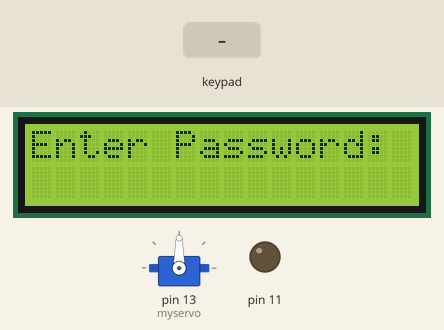
Bench run of a sketch on a simulated Arduino Uno, built with avr-gcc and run on an emulated ATmega328P. Parts: 16×2 character LCD, servo, output pins drawn as LEDs (lit = HIGH). The inputs (shaded band) are chosen by the test bench.

Above: at 6.2 s.
6.3 s: keypad keys 1 2 5 6 pressed 0.4 s apart
At 8.8 s:
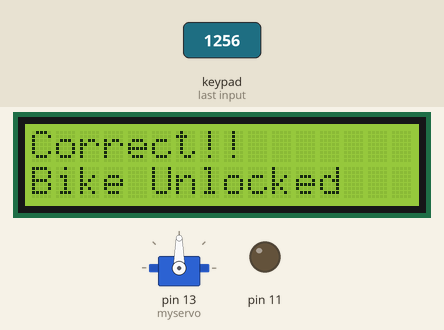
At 12.7 s:
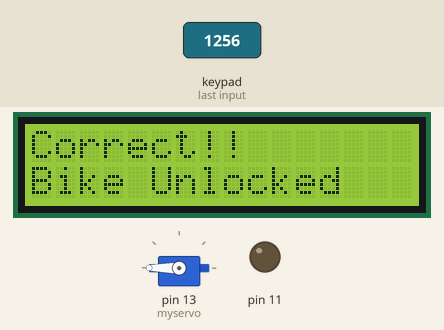
Timing chart, 0 to 25.9 s (numbered marks = the images above; inputs shaded):
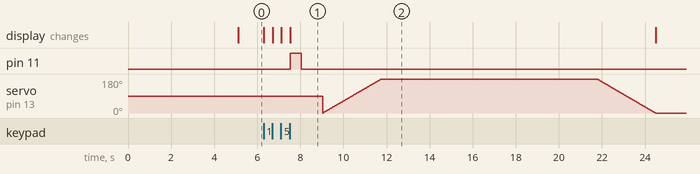

Measured:
- after the input at 6.3 s, pin 11: LOW → HIGH after 1.2 s, → LOW 0.50 s later; the display: first changes at once (image 1 shows a later state)

The sketch:

Keypad_Security_Lock_For_Bike.ino
```cpp
 // Include Arduino Wire library for I2C
#include <Wire.h>
// Include LCD display library for I2C
#include <LiquidCrystal_I2C.h>
// Include Keypad library
#include <Keypad.h>
// Include Servo Motor library
#include <Servo.h>

// create servo object to control a servo
Servo myservo;
// Length of password + 1 for null character
#define Password_Length 5
// Character to hold password input
char Data[Password_Length];
// Password
char Master[Password_Length] = "1256";

// variable to store the servo position
int pos = 0;

// Counter for character entries
byte data_count = 0;

// Character to hold key input
char customKey;

// Constants for row and column sizes
const byte ROWS = 4;
const byte COLS = 3;

// Array to represent keys on keypad
char hexaKeys[ROWS][COLS] = {
  {'1', '2', '3'},
  {'4', '5', '6'},
  {'7', '8', '9'},
  {'*', '0', '#'}
};

// Connections to Arduino
byte rowPins[ROWS] = {9, 8, 7, 6};
byte colPins[COLS] = {5, 4, 3};

// Create keypad object
Keypad customKeypad = Keypad(makeKeymap(hexaKeys), rowPins, colPins, ROWS, COLS);

// Create LCD object
LiquidCrystal_I2C lcd(0x3F, 16, 2);

void setup() {
  // Setup LCD with backlight and initialize
  lcd.backlight();
  lcd.init();
  lcd.print("Bike Rentals");
  lcd.setCursor(0, 1);
  lcd.print("Security Lock");
  delay(5000);
  lcd.clear();
  // Initialize the Buzzer Pin
  pinMode(11, OUTPUT);

 // attaches the servo on pin 13 to the servo object
   myservo.attach(13);
}
void ServoOpen() {
    for (pos = 0; pos <= 180; pos += 1) { // goes from 0 degrees to 180 degrees
    // in steps of 1 degree
    myservo.write(pos);              // tell servo to go to position in variable 'pos'
    delay(15);                       // waits 15 ms for the servo to reach the position
  }
}

void ServoClose() {
    for (pos = 180; pos >= 0; pos -= 1) { // goes from 180 degrees to 0 degrees
    myservo.write(pos);              // tell servo to go to position in variable 'pos'
    delay(15);                       // waits 15 ms for the servo to reach the position
    }
}


void loop() {

  // Initialize LCD and print
  lcd.setCursor(0, 0);
  lcd.print("Enter Password:");

  // Look for keypress
  customKey = customKeypad.getKey();
  if (customKey) {
    // Enter keypress into array and increment counter
    Data[data_count] = customKey;
    lcd.setCursor(data_count, 1);
    lcd.print(Data[data_count]);
    data_count++;
  }

  // See if we have reached the password length
  if (data_count == Password_Length - 1) {
    lcd.clear();

    if (!strcmp(Data, Master)) {
      // Password is correct
      lcd.print("Correct!!");
      lcd.setCursor(0, 1);
      lcd.print("Bike Unlocked");
      // Turn on Buzzer for 1 second.
      digitalWrite(11, HIGH);
      delay(500);
      digitalWrite(11,LOW);
      delay(1000);
      // Turn on Servo for 10 seconds
      ServoOpen();  // Signals the Servor to open
      delay(10000);
      ServoClose();
    }
    else {
      // Password is incorrect
      lcd.print("Incorrect!!");
      delay(5000);
    }

    // Clear data and LCD display
    lcd.clear();
    clearData();
  }
}

void clearData() {
  // Go through array and clear data
  while (data_count != 0) {
    Data[data_count--] = 0;
  }
  return;
}
```
